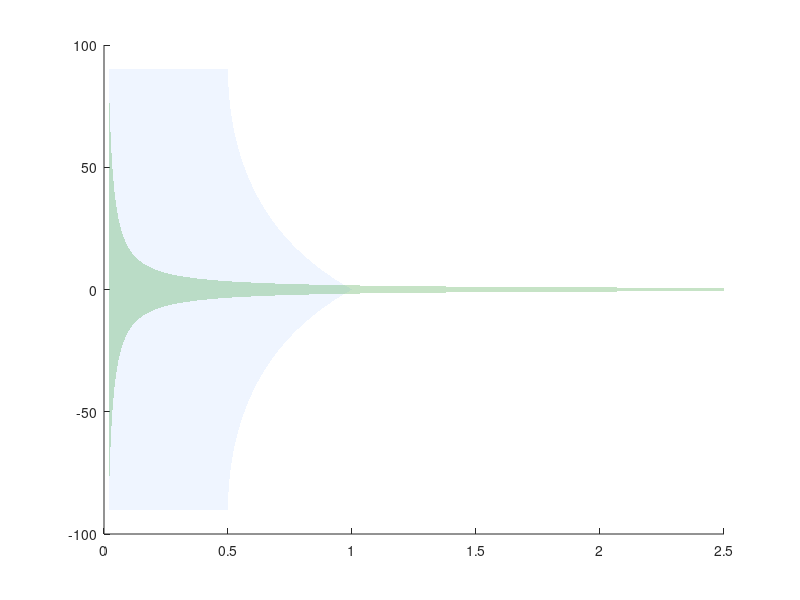

MATLAB code for this plot: (Note: this script raises an error after producing the figure.)
function plot_scan_fov_vs_spacing()
% Bands only: FOV (±theta_max), mainlobe width (±0.5 HPBW at theta0),
% and grating-lobe widths (m=1,2) computed at their true centers
% sin(theta_g) = sin(theta0) ± m/x, visible when |sin(theta_g)| ≤ 1.
%
% x-axis: d/lambda in [0, 2.5]
% Text is parser-safe (Interpreter='none'). No lines are drawn.

% ---------------- User params ----------------
theta0_deg = 0;     % steering angle theta0 in degrees (change if needed)
N_elt      = 16;    % number of elements (affects HPBW)
x_max      = 2.5;   % d/lambda upper bound
orders     = [1 2]; % grating orders to show

% ---------------- Internal setup ----------------
x_min_calc = 0.02;    % start >0 to avoid division by zero
Nx          = 2200;   % sampling
x = linspace(x_min_calc, x_max, Nx);
s0 = sind(theta0_deg);

% Colors
col_fov  = [0.75 0.85 1.00]; % light blue
col_main = [0.20 0.60 0.20]; % green
col_m1   = [0.90 0.55 0.15]; % amber
col_m2   = [0.55 0.35 0.95]; % violet

% Constant for HPBW (deg): 0.886 * (lambda / (L * cos)) * 180/pi, L ~ (N-1)*d
K_deg = 0.886 * (180/pi);

% ------------- FOV: theta_max vs x -------------
theta_max = zeros(size(x));
mask1 = (x <= 0.5);
mask2 = (x > 0.5 & x < 1.0);
mask3 = (x >= 1.0);
theta_max(mask1) = 90;
theta_max(mask2) = asind( max(0, 1./x(mask2) - 1) );
theta_max(mask3) = 0;

% ------------- Mainlobe width at theta0 -------------
HPBW_main_deg = K_deg ./ ((N_elt-1) .* x .* max(cosd(theta0_deg), 0.02));
half_main = min(0.5 * HPBW_main_deg, 90);

% ------------- Figure (bands only) -------------
figure('Color','w'); hold on;

% FOV band (±theta_max)
Xfill = [x, fliplr(x)];
Yfov  = [theta_max, -fliplr(theta_max)];
pFOV = fill(Xfill, Yfov, col_fov, 'FaceAlpha', 0.25, 'EdgeColor', 'none', ...
    'DisplayName', 'FOV (grating-free, +/-theta_max)');

% Mainlobe width band centered at theta0
Ymain = [theta0_deg + half_main, fliplr(theta0_deg - half_main)];
pMain = fill(Xfill, Ymain, col_main, 'FaceAlpha', 0.28, 'EdgeColor', 'none', ...
    'DisplayName', sprintf('Mainlobe width at %.1f deg (+/-0.5 HPBW)', theta0_deg));

% ------------- Grating-lobe width bands (m=1,2) -------------
pGL = gobjects(0);
for m = orders
    for sgn = [+1, -1]
        % Center sine: sin(theta_g) = sin(theta0) + sgn * m / x
        u = s0 + sgn * (m ./ x);         % may be outside [-1,1]
        vis = (abs(u) <= 1);             % visible region for this sign/order
        if ~any(vis), continue; end

        x_vis = x(vis);
        theta_g = asind(u(vis));         % center angle (deg)
        cos_g   = max(cosd(theta_g), 0.02);

        % HPBW at the grating-lobe center
        HPBW_gl_deg = K_deg ./ ((N_elt-1) .* x_vis .* cos_g);
        half_gl = min(0.5 * HPBW_gl_deg, 90);

        Ytop = min( 90, theta_g + half_gl);
        Ybot = max(-90, theta_g - half_gl);

        % color per order
        col = col_m1; if m==2, col = col_m2; end

        % fill band for this sign/order
        h = fill([x_vis, fliplr(x_vis)], [Ytop, fliplr(Ybot)], col, ...
            'FaceAlpha', 0.25, 'EdgeColor', 'none', ...
            'DisplayName', sprintf('Grating-lobe width m=%d (+/-0.5 HPBW)', m));

        % only keep one legend entry per order
        if sgn == -1
            set(h, 'HandleVisibility', 'off');
        else
            pGL(end+1) = h; %#ok<AGROW>
        end
    end
end

% ------------- Axes & legend -------------
xlim([0, x_max]); ylim([-90, 90]);
grid on; box on;
xlabel('Element spacing / Wavelength (d/lambda)', 'Interpreter','none');
ylabel('Angle (degrees)', 'Interpreter','none');
title(sprintf('Bands: FOV, Mainlobe, and Grating-lobe Widths vs d/lambda (N=%d, theta0=%.1f deg)', ...
      N_elt, theta0_deg), 'Interpreter','none');

if ~isempty(pGL)
    legend([pFOV, pMain, pGL(:)'], 'Location','northoutside', ...
           'NumColumns', 3, 'Interpreter','none');
else
    legend([pFOV, pMain], 'Location','northoutside', ...
           'NumColumns', 2, 'Interpreter','none');
end

% ------------- Save -------------
outfile = 'bands_FOV_main_GL_corrected_0_to_2p5lambda.png';
exportgraphics(gcf, outfile, 'Resolution', 200);
fprintf('Saved: %s\n', outfile);
end
